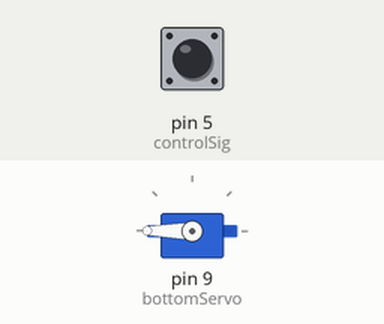
Simulated run of this sketch. Board: Arduino Uno, built with avr-gcc and run on an emulated ATmega328P. On the bench: servo. The test bench sets the inputs (shaded band); at power-on: pin 5 (controlSig) HIGH.

Above: at 0.1 s.
At 2.7 s:
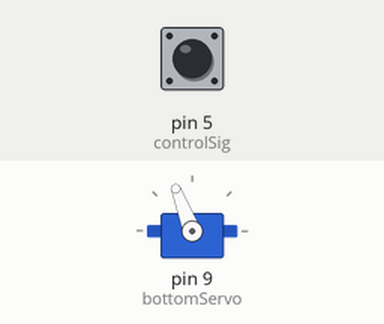
At 3.9 s:
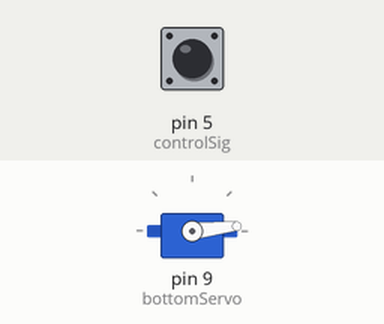
At 5.4 s:
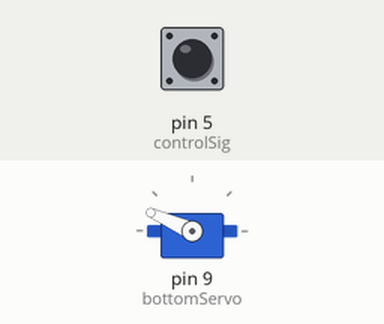
Timing chart, 0 to 7.1 s (numbered marks = the images above):
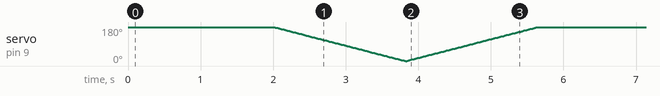

The sketch:

bottom.ino
```cpp
#include <Servo.h>

#define controlSig 5

Servo bottomServo; // create servo object to control a servo

int pos = 0; // variable to store the servo position

void setup()
{
  pinMode(controlSig, INPUT);
  bottomServo.attach(9); // attaches the servo on pin 9 to the servo object
  bottomServo.write(180);
  bottomBase();
}

void loop()
{
}

void bottomBase() {
  while(!digitalRead(controlSig)) {;}
  pinMode(controlSig, OUTPUT);
  pinMode(controlSig, LOW);
  delay(2000);

  for (int pos = 180; pos >= 0; pos--) {
    bottomServo.write(pos);
    delay(10);
  }
  for (int pos = 0; pos <= 180; pos++) {
    bottomServo.write(pos);
    delay(10);
  }

  digitalWrite(controlSig, HIGH);
  delay(1000);
  digitalWrite(controlSig, LOW);
  delay(1000);
  pinMode(controlSig, INPUT);
}
```
